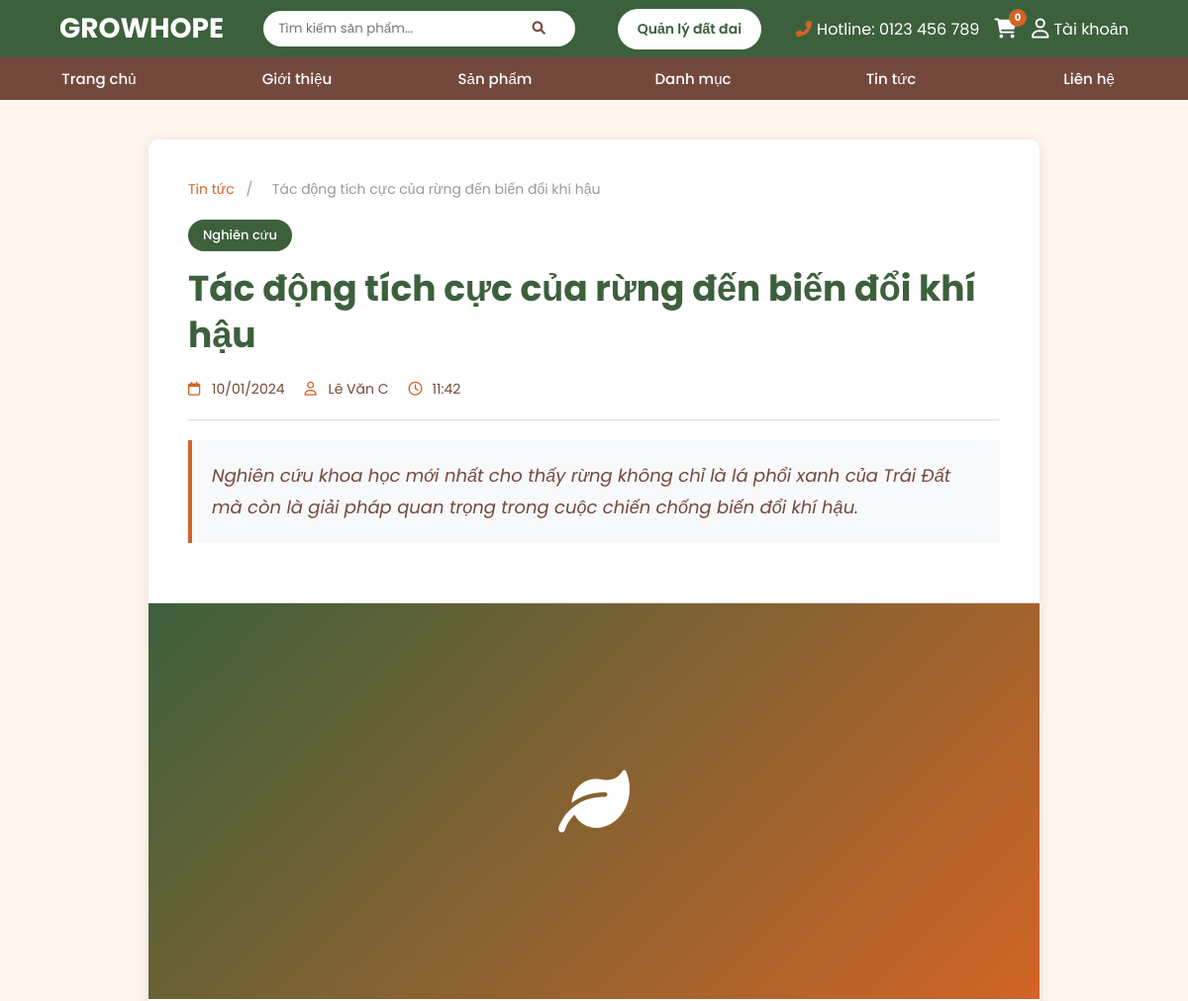
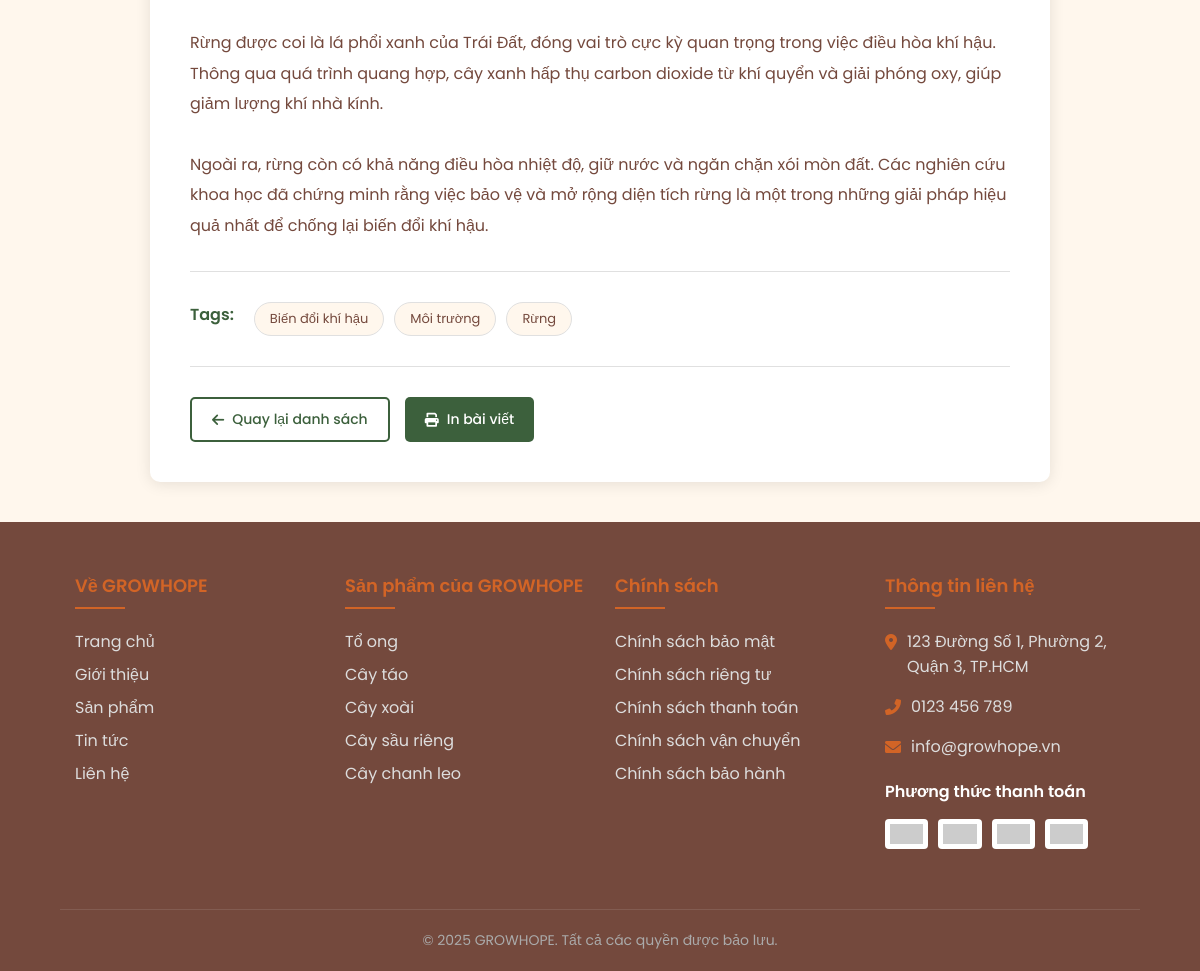
The page /views/news-detail.php?id=3 on the database its author committed (2 pictures, top to bottom).
### tables this page shows
CREATE TABLE news (
    news_id INT AUTO_INCREMENT PRIMARY KEY,
    title VARCHAR(255) NOT NULL,
    slug VARCHAR(255) NOT NULL UNIQUE,
    publish_date DATE NOT NULL,
    author VARCHAR(255) NOT NULL,
    category VARCHAR(255) NOT NULL,
    excerpt TEXT,
    description TEXT,
    content LONGTEXT,
    created_at TIMESTAMP DEFAULT CURRENT_TIMESTAMP
);

### views/news-detail.php (the view, shortened to what this page needs)
<?php
require_once '../includes/database.php';
try {
    $pdo = getPDO();
} catch (RuntimeException $e) {
    $pdo = null;
}
$news_id = isset($_GET['id']) ? (int) $_GET['id'] : 0;
$newsStmt = $pdo->prepare('SELECT news_id, title, slug, publish_date, created_at, author, category, excerpt, description, content
                            FROM news
                            WHERE news_id = :id');
$newsStmt->bindValue(':id', $news_id, PDO::PARAM_INT);
$newsStmt->execute();
$article = $newsStmt->fetch();
$tagStmt = $pdo->prepare('SELECT tag FROM news_tags WHERE news_id = :id ORDER BY tag ASC');
$tagStmt->bindValue(':id', $news_id, PDO::PARAM_INT);
$tagStmt->execute();
$article_tags = $tagStmt->fetchAll(PDO::FETCH_COLUMN);
include '../includes/header.php';
?>
<div class="news-detail-container">
    <div class="news-detail-wrapper">
        <div class="news-detail-header">
            <div class="news-breadcrumb">
                    <a href="<?php echo BASE_URL; ?>/public/news.php">Tin tức</a>
                <span>/</span>
                <span><?php echo htmlspecialchars($article['title']); ?></span>
            </div>
            <div class="news-category"><?php echo htmlspecialchars($article['category']); ?></div>
            <h1 class="news-title"><?php echo htmlspecialchars($article['title']); ?></h1>
            <div class="news-meta">
                <div class="news-meta-item">
                    <i class="far fa-calendar"></i>
                    <span><?php echo date(DATE_FORMAT, strtotime($article['publish_date'])); ?></span>
                </div>
                <div class="news-meta-item">
                    <i class="far fa-user"></i>
                    <span><?php echo htmlspecialchars($article['author']); ?></span>
                </div>
                <div class="news-meta-item">
                    <i class="far fa-clock"></i>
                    <span><?php echo date('H:i', strtotime($article['created_at'] ?? $article['publish_date'])); ?></span>
                </div>
            </div>
            <?php if (!empty($article['description'])): ?>
            <div class="news-description">
                <?php echo htmlspecialchars($article['description']); ?>
            </div>
            <?php endif; ?>
        </div>
        <div class="news-image">
            <i class="fas fa-leaf"></i>
        </div>
        <div class="news-content">
            <div class="news-body">
                <?php echo nl2br(htmlspecialchars($article['content'])); ?>
            </div>
            <?php if (!empty($article_tags)): ?>
            <div class="news-tags">
                <span class="news-tags-label">Tags:</span>
                <?php foreach ($article_tags as $tag): ?>
                    <a href="<?php echo BASE_URL; ?>/public/news.php?tag=<?php echo urlencode($tag); ?>" class="news-tag">
                        <?php echo htmlspecialchars($tag); ?>
                    </a>
                <?php endforeach; ?>
            </div>
            <?php endif; ?>
            <div class="news-actions">
                <a href="<?php echo BASE_URL; ?>/public/news.php" class="news-action-btn secondary">
                    <i class="fas fa-arrow-left"></i>
                    Quay lại danh sách
                </a>
                <a href="#" class="news-action-btn" onclick="window.print(); return false;">
                    <i class="fas fa-print"></i>
                    In bài viết
                </a>
            </div>
        </div>
    </div>
</div>
<?php include '../includes/footer.php'; ?>

### rows shown on the page
news: title "Tác động tích cực của rừng đến biến đổi khí hậu", category "Nghiên cứu", publish_date "10/01/2024", author "Lê Văn C", created_at "11:42", description "Nghiên cứu khoa học mới nhất cho thấy rừng không chỉ là lá phổi xanh của Trái Đất mà còn là giải pháp quan trọng trong cuộc chiến chống biến đổi khí hậu.", content "Rừng được coi là lá phổi xanh của Trái Đất, đóng vai trò cực kỳ quan trọng trong việc điều hòa khí hậu. Thông qua quá trình quang hợp, cây xanh hấp thụ carbon dioxide từ khí quyển và giải phóng oxy, giúp giảm lượng khí nhà kính. Ngoài ra, rừng còn có khả năng điều hòa nhiệt độ, giữ nước và ngăn chặn xói mòn đất. Các nghiên cứu khoa học đã chứng minh rằng việc bảo vệ và mở rộng diện tích rừng là một trong những giải pháp hiệu quả nhất để chống lại biến đổi khí hậu."

### other values the page prints
BRAND_NAME "GROWHOPE"
CONTACT_HOTLINE "0123 456 789"
$current_user_name "Tài khoản"
$tag "Biến đổi khí hậu"
$tag "Môi trường"
$tag "Rừng"
CONTACT_ADDRESS "123 Đường Số 1, Phường 2, Quận 3, TP.HCM"
CONTACT_PHONE "0123 456 789"
CONTACT_EMAIL "info@growhope.vn"
